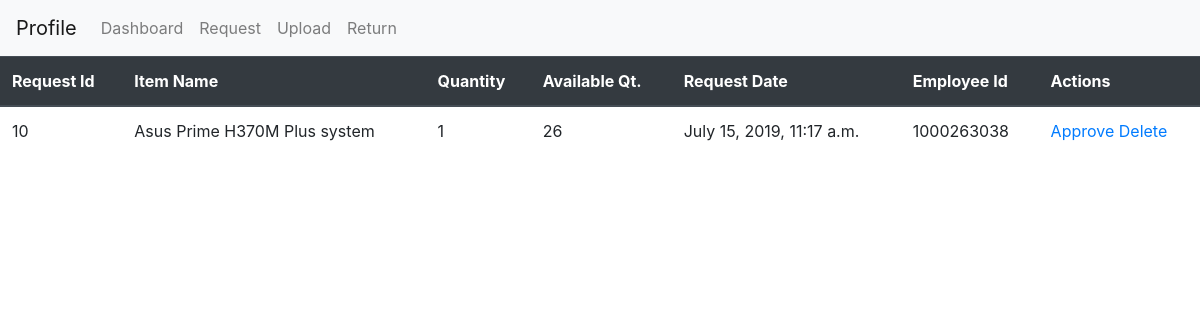
The page /adminprofile/adminrequest/ on the database as committed earlier.
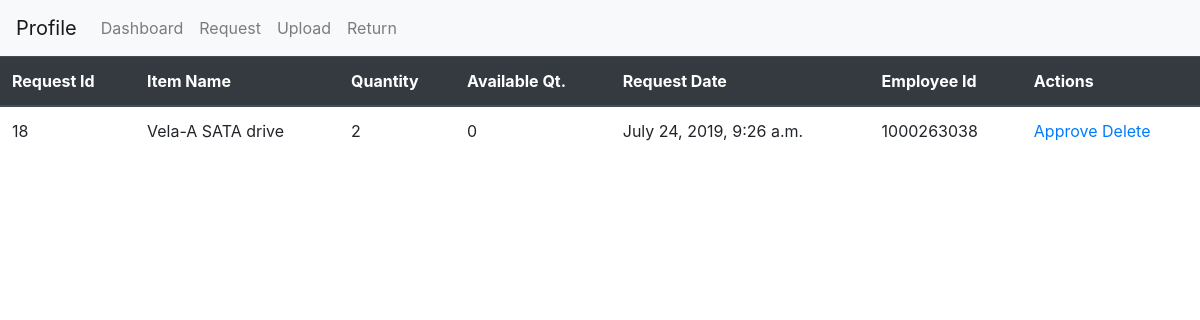
The same page on the database as committed later.
### newrequest/models.py (models this page shows)
class NewRequest(models.Model):
    qty = models.IntegerField(default=1)
    emp_id = models.CharField(max_length=500)
    item_name = models.CharField(max_length=1000)
    date = models.DateTimeField(auto_now_add=True)
    request_id = models.CharField(primary_key=True, max_length=500)
    class Meta:
        db_table = "NewRequest"

### adminrequest/views.py (the view)
# urls.py: 2. Add a URL to urlpatterns:  path('', views.home, name='home')
def home(request):
    req = NewRequest.objects.raw('select * from NewRequest')
    ite = []
    for p in req:
        cou = items.objects.filter(Name = p.item_name)
        cou = cou.filter(In_use = False).count()
        dicti = {'cou' : cou , 'req':p}
        ite.append(dicti)
    return render(request,'adminrequest/home.html',{'ite':ite})

### templates/adminrequest/home.html (shortened to what this page needs)
<!DOCTYPE html>
<html lang="en">
<head>
    <link rel="stylesheet" href="https://stackpath.bootstrapcdn.com/bootstrap/4.3.1/css/bootstrap.min.css">
     {% load static %}
    <link rel="stylesheet" href="{% static 'login/home.css' %}" type="text/css">
</head>
<body>
<nav class="navbar navbar-expand-lg navbar-light bg-light">
  <a class="navbar-brand" href="../">Profile</a>
  <div class="collapse navbar-collapse" id="navbarNav">
    <ul class="navbar-nav">
      <li class="nav-item">
        <a class="nav-link" href="../dashboard/">Dashboard</a>
      </li>
      <li class="nav-item">
        <a class="nav-link" href="./">Request</a>
      </li>
        <li class="nav-item">
        <a class="nav-link" href="../upload/">Upload</a>
      </li>
         <li class="nav-item">
        <a class="nav-link" href="../return/">Return</a>
      </li>
    </ul>
  </div>
</nav>
<table class="table">
    <thead class = "thead-dark">
        <tr>
            <th>Request Id</th>
            <th>Item Name</th>
            <th>Quantity</th>
            <th>Available Qt.</th>
            <th>Request Date</th>
            <th>Employee Id</th>
            <th>Actions</th>
        </tr>
    </thead>
    <tbody>
    {% for reqs in ite %}
    <tr>
        <td>{{ reqs.req.request_id }}</td>
        <td>{{ reqs.req.item_name }}</td>
        <td>{{ reqs.req.qty }}</td>
        <td>{{ reqs.cou}}</td>
        <td>{{ reqs.req.date }}</td>
        <td>{{ reqs.req.emp_id }}</td>
        <td>
            <a href="approve/{{ reqs.req.request_id }}/"><span class="glyphicon glyphicon-pencil">Approve</span> </a>
            <a href="delete/{{ reqs.req.request_id }}/">Delete</a>
        </td>
    </tr>
    {% endfor %}
    </tbody>
</table>
</body>
</html>

Rows that differ between the two databases and show on the page:
removed NewRequest: req.request_id "10", req.item_name "Asus Prime H370M Plus system", req.qty "1", cou "26", req "July 15, 2019, 11:17 a.m.", req.emp_id "1000263038"
added NewRequest: req.request_id "18", req.item_name "Vela-A SATA drive", req.qty "2", cou "0", req "July 24, 2019, 9:26 a.m.", req.emp_id "1000263038"
